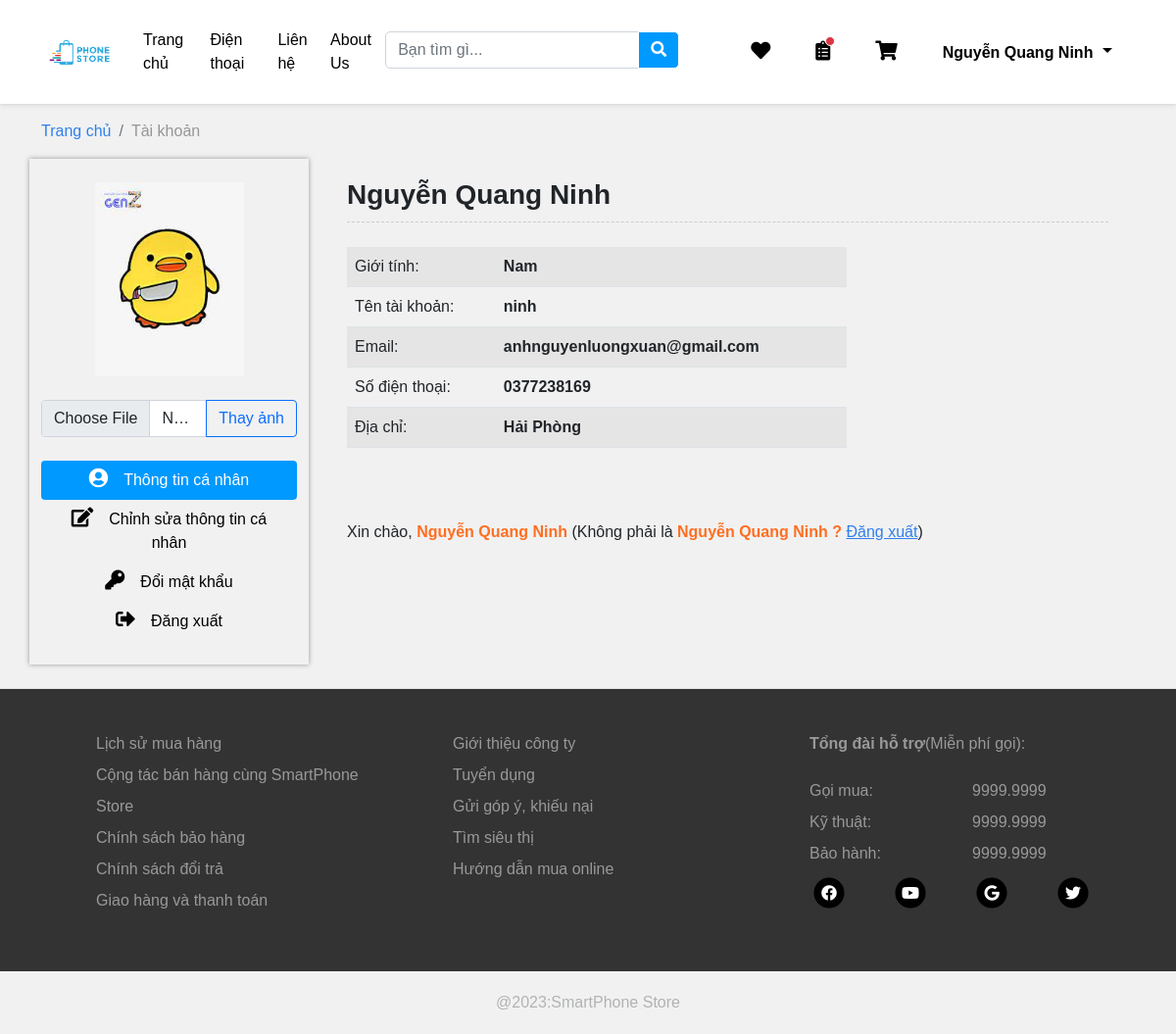
Screenshot of /customer/myaccount.php?profile (signed in) with the database file from the repository.
### tables this page shows
CREATE TABLE `customer` (
  `customer_id` int(11) NOT NULL,
  `customer_name` varchar(255) NOT NULL,
  `customer_sex` varchar(50) NOT NULL,
  `customer_email` varchar(255) NOT NULL,
  `customer_phone` text NOT NULL,
  `customer_address` text NOT NULL,
  `customer_user_name` text NOT NULL,
  `customer_password` int(11) NOT NULL,
  `customer_img` text NOT NULL,
  `account_status` varchar(255) NOT NULL
);

### customer/profile.php (the view)
<div>
    <div class="myaccount-content">
        <h3><?php echo $customer_name; ?></h3>
        <div class="row">
            <div class="table-responsive col-8">
                <table class="table table-striped table-hover">
                    <tr>
                        <td>Giới tính: </td>
                        <td><strong><?php echo $customer_sex; ?></strong></td>
                    </tr>
                    <tr>
                        <td>Tên tài khoản: </td>
                        <td><strong><?php echo $customer_user_name; ?></strong></td>
                    </tr>
                    <tr>
                        <td>Email: </td>
                        <td><strong><?php echo $customer_email; ?></strong></td>
                    </tr>
                    <tr>
                        <td>Số điện thoại: </td>
                        <td><strong><?php echo $customer_phone; ?></strong></td>
                    </tr>
                    <tr>
                        <td>Địa chỉ: </td>
                        <td><strong><?php echo $customer_address; ?></strong></td>
                    </tr>
                </table>
            </div>
        </div>
        <div class="welcome mt-5">
            <p>Xin chào,  <strong><?php echo $customer_name; ?></strong> (Không phải là <strong><?php echo $customer_name; ?> ? </strong><a href="../signout.php" class="signup">Đăng xuất</a>)</p>
        </div>
    </div>
</div>

### customer/myaccount.php (shortened to what this page needs)
<!DOCTYPE html>
<html lang="en">
<head>
    <link href="https://cdn.jsdelivr.net/npm/bootstrap@5.1.3/dist/css/bootstrap.min.css" rel="stylesheet">
    <link rel="stylesheet" href="https://cdn.jsdelivr.net/npm/bootstrap-icons@1.8.1/font/bootstrap-icons.css">
    <link rel="stylesheet" href="https://cdnjs.cloudflare.com/ajax/libs/font-awesome/5.15.4/css/all.min.css" />
    <link rel="stylesheet" href="css/index.css">
    <link rel="stylesheet" href="css/myaccount.css">
    <link rel="stylesheet" href="https://cdnjs.cloudflare.com/ajax/libs/OwlCarousel2/2.3.4/assets/owl.carousel.min.css"
 />
    <link rel="stylesheet" href="https://cdnjs.cloudflare.com/ajax/libs/OwlCarousel2/2.3.4/assets/owl.theme.default.min.css"
 />
</head>
<body>
    <?php
        include("includes/header.php");
    ?>
    <?php
        if(isset($_SESSION['customer_id'])){
            $customer_id = $_SESSION['customer_id'];
            $get_customer = "select * from customer where customer_id = '$customer_id'";
            $run_customer = mysqli_query($conn, $get_customer);
            $row_customer = mysqli_fetch_array($run_customer);
            $customer_name = $row_customer['customer_name'];
            $customer_sex = $row_customer['customer_sex'];
            $customer_user_name = $row_customer['customer_user_name'];
            $customer_email = $row_customer['customer_email'];
            $customer_phone = $row_customer['customer_phone'];
            $customer_address = $row_customer['customer_address'];
            $customer_img = $row_customer['customer_img'];
        }
    ?>
    <section class="container mt-3">
        <div class="row">
            <div class="col-lg-12">
                <nav aria-label="breadcrumb">
                    <ol class="breadcrumb">
                      <li class="breadcrumb-item"><a class="text-decoration-none" href="../index.php">Trang chủ</a></li>
                      <li class="breadcrumb-item active" aria-current="page">Tài khoản</li>
                    </ol>
                  </nav>
                <div class="row d-flex align-items-start">
                    <div class="col-lg-3 col-md-4 col-12 pb-4 left-container">
                        <div class="img-account mb-4">
                            <img src="<?php if($customer_img == ''){echo "images/noavatar.webp";} else{echo "customer_img/".$customer_img."";}?>" alt="" class="p-4">
                            <form action="" method="post" enctype="multipart/form-data">
                                <div class="input-group">
                                    <input type="file" name="update_img" class="form-control" id="inputGroupFile04" aria-describedby="inputGroupFileAddon04" aria-label="Upload">
                                    <button name="update_img_btn" class="btn btn-outline-primary" id="inputGroupFileAddon04">Thay ảnh</button>
                                </div>
                            </form>
                        </div>
                        <div class="nav flex-column nav-pills me-3" id="v-pills-tab" role="tablist" aria-orientation="vertical">
                            <button onclick="location.href='myaccount.php?profile'" class="nav-link <?php if(isset($_GET['profile'])){echo "active";} ?>" id="v-pills-profile-tab" data-bs-toggle="pill">
                                <i class="fas fa-user-circle pe-3"></i>Thông tin cá nhân
                            </button>
                            <button onclick="location.href='myaccount.php?edit_account'" class="nav-link <?php if(isset($_GET['edit_account'])){echo "active";} ?>" name="edit_account" id="v-pills-editprofile-tab" data-bs-toggle="pill">
                                <i class="fas fa-edit pe-3"></i>Chỉnh sửa thông tin cá nhân
                            </button>
                            <button onclick="location.href='myaccount.php?change_password'" class="nav-link <?php if(isset($_GET['change_password'])){echo "active";} ?>" id="v-pills-editpw-tab" data-bs-toggle="pill">
                                <i class="fas fa-key pe-3"></i>Đổi mật khẩu
                            </button>
                            <button onclick="location.href='../signout.php'" class="nav-link" id="v-pills-signup-tab" data-bs-toggle="pill">
                                <i class="fas fa-sign-out-alt pe-3"></i>Đăng xuất
                            </button>
                          </div>
                    </div>
                    <div class="col-lg-9 col-md-8 col-12 px-4">
                        <div class="tab-content" id="v-pills-tabContent">
                        <?php
                        if(isset($_GET['profile'])){
                            include("profile.php");
                        }
                        ?>
                    </div>
                </div>
            </div>
        </div>
    </section>
        <?php
            include("includes/footer.php");
        ?>
      </body>
      </html>

### customer/css/index.css (style rules this page uses)
body { font-family: Arial,Helvetica,sans-serif; background: #f1f1f1; }
nav ul, li, a { color: #000 !important; }
.nav-link i { font-size: 20px !important; }

### customer/css/myaccount.css (style rules this page uses)
.left-container { box-shadow: 0 0 5px rgb(150, 150, 150); }
.nav-pills .nav-link { color: #000; }
.nav-pills .nav-link.active { background-color: #0099FF!important; }
.img-account { text-align: center; }
.img-account img { width: 200px; }
.nav-pills { margin-right: 0 !important; }
.myaccount-content { padding: 20px 15px; }
.myaccount-content h3 { border-bottom: 1px dashed #ccc; padding-bottom: 10px; margin-bottom: 25px; font-weight: 600; }
.myaccount-content p { padding: 10px 0; }
.myaccount-content .welcome strong { font-weight: 600; color: #ff6e21; }
a.signup { color: #2f80ed !important; }
.breadcrumb-item a { color: #2f80ed !important; }
.breadcrumb-item.active { color: rgb(150, 150, 150) !important; }

### rows the page displays
customer: customer_img (picture), customer_name "Nguyễn Quang Ninh", customer_sex "Nam", customer_user_name "ninh", customer_email "anhnguyenluongxuan@gmail.com", customer_phone "0377238169", customer_address "Hải Phòng"

### other values shown
$_SESSION['customer_name'] "Nguyễn Quang Ninh"
